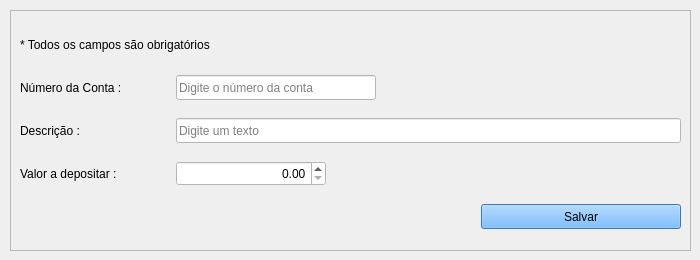
         <widget class="QWidget" name="tab_deposito">
          <attribute name="title">
           <string>Depositar</string>
          </attribute>
          <widget class="QFrame" name="frame_depositar">
           <property name="geometry">
            <rect>
             <x>10</x>
             <y>10</y>
             <width>681</width>
             <height>241</height>
            </rect>
           </property>
           <property name="frameShape">
            <enum>QFrame::StyledPanel</enum>
           </property>
           <property name="frameShadow">
            <enum>QFrame::Raised</enum>
           </property>
           <layout class="QGridLayout" name="gridLayout_4">
            <item row="1" column="1" colspan="2">
             <widget class="QLineEdit" name="lineEdit_depositoNumConta">
              <property name="minimumSize">
               <size>
                <width>200</width>
                <height>25</height>
               </size>
              </property>
              <property name="maximumSize">
               <size>
                <width>200</width>
                <height>25</height>
               </size>
              </property>
              <property name="styleSheet">
               <string notr="true">background-color: rgb(255, 255, 255);
font: 12pt &quot;Segoe UI&quot;;</string>
              </property>
              <property name="placeholderText">
               <string>Digite o número da conta</string>
              </property>
             </widget>
            </item>
            <item row="5" column="0" colspan="3">
             <spacer name="horizontalSpacer_2">
              <property name="orientation">
               <enum>Qt::Horizontal</enum>
              </property>
              <property name="sizeHint" stdset="0">
               <size>
                <width>128</width>
                <height>25</height>
               </size>
              </property>
             </spacer>
            </item>
            <item row="4" column="0">
             <widget class="QLabel" name="label_titDepositoValor">
              <property name="minimumSize">
               <size>
                <width>150</width>
                <height>25</height>
               </size>
              </property>
              <property name="maximumSize">
               <size>
                <width>150</width>
                <height>25</height>
               </size>
              </property>
              <property name="styleSheet">
               <string notr="true">font: 12pt &quot;Segoe UI&quot;;</string>
              </property>
              <property name="text">
               <string>Valor a depositar :</string>
              </property>
              <property name="alignment">
               <set>Qt::AlignJustify|Qt::AlignVCenter</set>
              </property>
             </widget>
            </item>
            <item row="0" column="0" colspan="2">
             <widget class="QLabel" name="label_5">
              <property name="minimumSize">
               <size>
                <width>0</width>
                <height>25</height>
               </size>
              </property>
              <property name="maximumSize">
               <size>
                <width>16777215</width>
                <height>25</height>
               </size>
              </property>
              <property name="text">
               <string>* Todos os campos são obrigatórios</string>
              </property>
             </widget>
            </item>
            <item row="1" column="0">
             <widget class="QLabel" name="label_titDepositoNumConta">
              <property name="minimumSize">
               <size>
                <width>150</width>
                <height>25</height>
               </size>
              </property>
              <property name="maximumSize">
               <size>
                <width>150</width>
                <height>25</height>
               </size>
              </property>
              <property name="styleSheet">
               <string notr="true">font: 12pt &quot;Segoe UI&quot;;</string>
              </property>
              <property name="text">
               <string>Número da Conta :</string>
              </property>
              <property name="alignment">
               <set>Qt::AlignJustify|Qt::AlignVCenter</set>
              </property>
             </widget>
            </item>
            <item row="5" column="3">
             <widget class="QPushButton" name="pushButton_salvarDeposito">
              <property name="enabled">
               <bool>true</bool>
              </property>
              <property name="minimumSize">
               <size>
                <width>200</width>
                <height>25</height>
               </size>
              </property>
              <property name="maximumSize">
               <size>
                <width>200</width>
                <height>25</height>
               </size>
              </property>
              <property name="autoFillBackground">
               <bool>false</bool>
              </property>
              <property name="styleSheet">
               <string notr="true">background-color: rgb(85, 170, 255);
font: 12pt &quot;Segoe UI&quot;;</string>
              </property>
              <property name="text">
               <string>Salvar</string>
              </property>
             </widget>
            </item>
            <item row="2" column="0">
             <widget class="QLabel" name="label_titDepositoDescricao">
              <property name="minimumSize">
               <size>
                <width>150</width>
                <height>25</height>
               </size>
              </property>
              <property name="maximumSize">
               <size>
                <width>150</width>
                <height>25</height>
               </size>
              </property>
              <property name="styleSheet">
               <string notr="true">font: 12pt &quot;Segoe UI&quot;;</string>
              </property>
              <property name="text">
               <string>Descrição :</string>
              </property>
              <property name="alignment">
               <set>Qt::AlignJustify|Qt::AlignVCenter</set>
              </property>
             </widget>
            </item>
            <item row="2" column="1" colspan="3">
             <widget class="QLineEdit" name="lineEdit_depositoDescricao">
              <property name="minimumSize">
               <size>
                <width>200</width>
                <height>25</height>
               </size>
              </property>
              <property name="maximumSize">
               <size>
                <width>16777215</width>
                <height>25</height>
               </size>
              </property>
              <property name="styleSheet">
               <string notr="true">background-color: rgb(255, 255, 255);
font: 12pt &quot;Segoe UI&quot;;</string>
              </property>
              <property name="placeholderText">
               <string>Digite um texto</string>
              </property>
             </widget>
            </item>
            <item row="4" column="1">
             <widget class="QDoubleSpinBox" name="doubleSpinBox_depositoValor">
              <property name="minimumSize">
               <size>
                <width>150</width>
                <height>25</height>
               </size>
              </property>
              <property name="maximumSize">
               <size>
                <width>200</width>
                <height>25</height>
               </size>
              </property>
              <property name="styleSheet">
               <string notr="true">background-color: rgb(255, 255, 255);
font: 12pt &quot;Segoe UI&quot;;</string>
              </property>
              <property name="alignment">
               <set>Qt::AlignRight|Qt::AlignTrailing|Qt::AlignVCenter</set>
              </property>
              <property name="maximum">
               <double>999999999.990000009536743</double>
              </property>
             </widget>
            </item>
           </layout>
          </widget>
         </widget>
